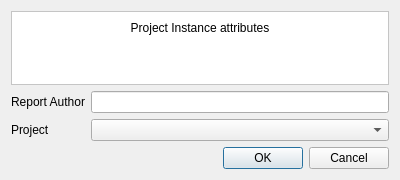
<?xml version="1.0" encoding="UTF-8"?>
<ui version="4.0">
 <class>AttributeForm</class>
 <widget class="QDialog" name="AttributeForm">
  <property name="geometry">
   <rect>
    <x>0</x>
    <y>0</y>
    <width>400</width>
    <height>170</height>
   </rect>
  </property>
  <property name="windowTitle">
   <string>Dialog</string>
  </property>
  <layout class="QVBoxLayout" name="verticalLayout">
   <item>
    <widget class="QFrame" name="frame">
     <property name="sizePolicy">
      <sizepolicy hsizetype="Preferred" vsizetype="Fixed">
       <horstretch>0</horstretch>
       <verstretch>0</verstretch>
      </sizepolicy>
     </property>
     <property name="minimumSize">
      <size>
       <width>0</width>
       <height>0</height>
      </size>
     </property>
     <property name="maximumSize">
      <size>
       <width>16777215</width>
       <height>100</height>
      </size>
     </property>
     <property name="autoFillBackground">
      <bool>false</bool>
     </property>
     <property name="styleSheet">
      <string notr="true">background-color: rgb(255, 255, 255);</string>
     </property>
     <property name="frameShape">
      <enum>QFrame::StyledPanel</enum>
     </property>
     <property name="frameShadow">
      <enum>QFrame::Raised</enum>
     </property>
     <layout class="QHBoxLayout" name="horizontalLayout">
      <item>
       <widget class="QLabel" name="label_123">
        <property name="sizePolicy">
         <sizepolicy hsizetype="MinimumExpanding" vsizetype="Expanding">
          <horstretch>0</horstretch>
          <verstretch>0</verstretch>
         </sizepolicy>
        </property>
        <property name="text">
         <string>&lt;html&gt;&lt;head/&gt;&lt;body&gt;&lt;p align=&quot;center&quot;&gt;Project Instance attributes&lt;/p&gt;&lt;p align=&quot;center&quot;&gt;&lt;br/&gt;&lt;/p&gt;&lt;/body&gt;&lt;/html&gt;</string>
        </property>
        <property name="scaledContents">
         <bool>false</bool>
        </property>
        <property name="wordWrap">
         <bool>true</bool>
        </property>
        <property name="openExternalLinks">
         <bool>true</bool>
        </property>
       </widget>
      </item>
     </layout>
    </widget>
   </item>
   <item>
    <layout class="QGridLayout" name="gridLayout">
     <item row="2" column="0">
      <widget class="QLabel" name="label_5">
       <property name="toolTip">
        <string>&lt;html&gt;&lt;head/&gt;&lt;body&gt;&lt;p&gt;Country where the project was conducted.&lt;/p&gt;&lt;/body&gt;&lt;/html&gt;</string>
       </property>
       <property name="text">
        <string>Project</string>
       </property>
      </widget>
     </item>
     <item row="0" column="0">
      <widget class="QLabel" name="label_4">
       <property name="toolTip">
        <string>&lt;html&gt;&lt;head/&gt;&lt;body&gt;&lt;p&gt;The tool-user who created the site polygon and saved the site details.&lt;/p&gt;&lt;/body&gt;&lt;/html&gt;</string>
       </property>
       <property name="text">
        <string>Report Author</string>
       </property>
      </widget>
     </item>
     <item row="0" column="1">
      <widget class="QLineEdit" name="report_author_le"/>
     </item>
     <item row="2" column="1">
      <widget class="QComboBox" name="project_cmb_box"/>
     </item>
    </layout>
   </item>
   <item>
    <spacer name="verticalSpacer">
     <property name="orientation">
      <enum>Qt::Vertical</enum>
     </property>
     <property name="sizeHint" stdset="0">
      <size>
       <width>20</width>
       <height>40</height>
      </size>
     </property>
    </spacer>
   </item>
   <item>
    <widget class="QDialogButtonBox" name="buttonBox">
     <property name="orientation">
      <enum>Qt::Horizontal</enum>
     </property>
     <property name="standardButtons">
      <set>QDialogButtonBox::Cancel|QDialogButtonBox::Ok</set>
     </property>
    </widget>
   </item>
  </layout>
 </widget>
 <resources/>
 <connections>
  <connection>
   <sender>buttonBox</sender>
   <signal>accepted()</signal>
   <receiver>AttributeForm</receiver>
   <slot>accept()</slot>
   <hints>
    <hint type="sourcelabel">
     <x>248</x>
     <y>254</y>
    </hint>
    <hint type="destinationlabel">
     <x>157</x>
     <y>274</y>
    </hint>
   </hints>
  </connection>
  <connection>
   <sender>buttonBox</sender>
   <signal>rejected()</signal>
   <receiver>AttributeForm</receiver>
   <slot>reject()</slot>
   <hints>
    <hint type="sourcelabel">
     <x>316</x>
     <y>260</y>
    </hint>
    <hint type="destinationlabel">
     <x>286</x>
     <y>274</y>
    </hint>
   </hints>
  </connection>
 </connections>
</ui>
